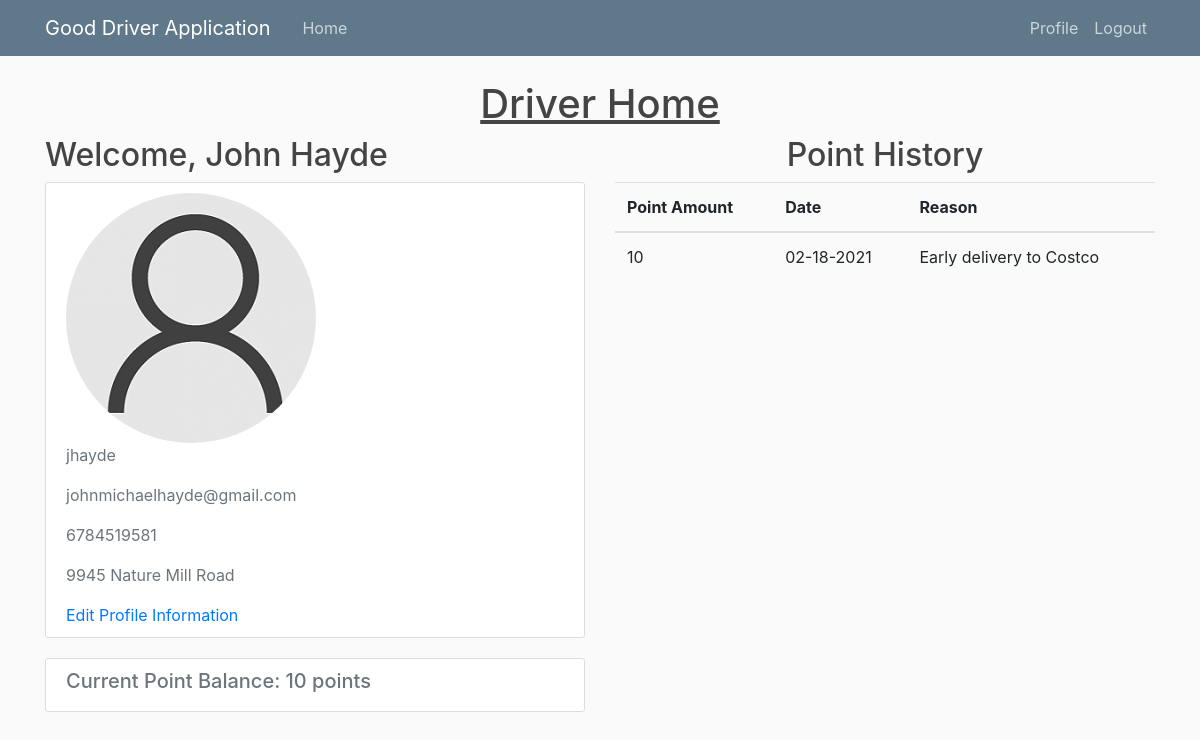
The app's page /driver_home/ (signed in), older data.
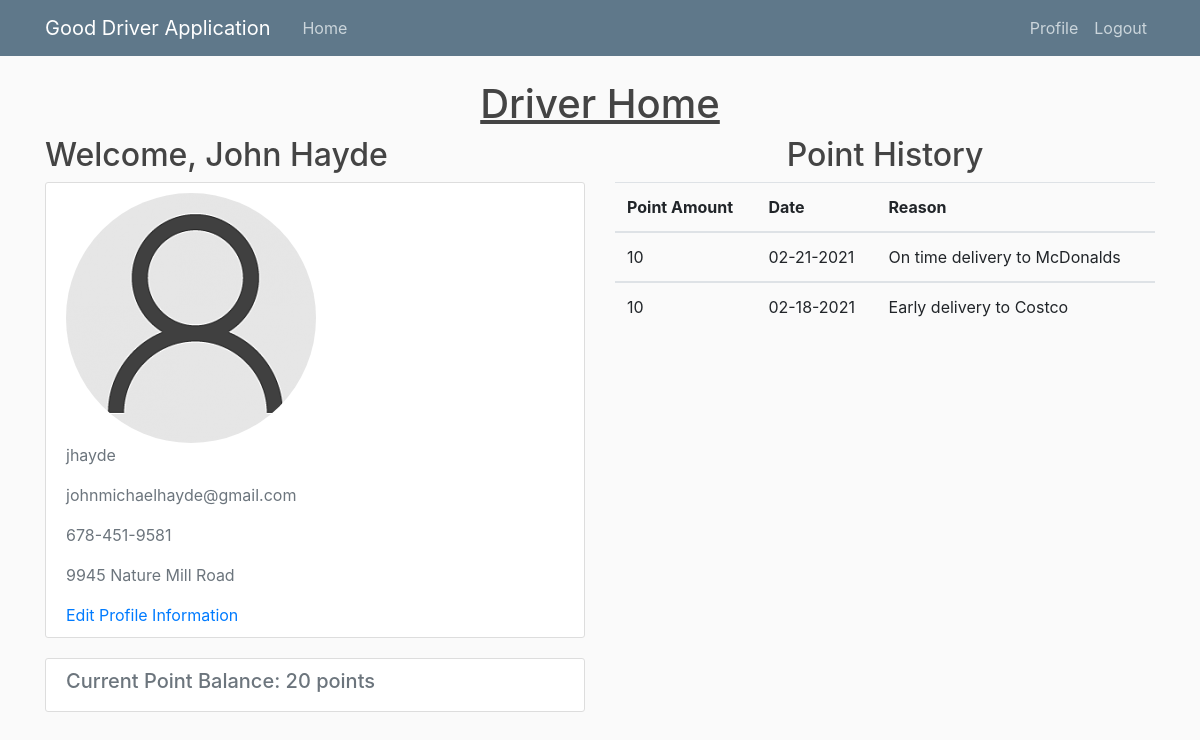
The same page, newer data.
### users/models.py (models this page shows, shortened)
class Driver(models.Model):
	username = models.CharField(max_length=30)
	password = models.CharField(max_length=30)
	first_name = models.CharField(max_length=20)
	last_name = models.CharField(max_length=30)
	phone_num = models.CharField(max_length=15)
	email = models.CharField(max_length=30)
	address = models.CharField(max_length=50)
	points = models.IntegerField(default=0)
	sponsor = models.CharField(max_length=50, default = "")
	profile_photo = models.ImageField(default='default.jpg', upload_to='profile_photos')

class PointHist(models.Model):
	username = models.CharField(max_length=30)
	sponsor_username = models.CharField(max_length=30)
	date = models.CharField(max_length=30)
	points = models.IntegerField(default=0)
	reason = models.CharField(max_length=300)

### portal/views.py (the view)
# urls.py: path('driver_home/', views.driver_home, name='driver-home'),
def driver_home(request):
	user = request.user
	driver = Driver.objects.get(username=user.username)
	try:
		point_hist = PointHist.objects.filter(username=user.username)
	except PointHist.DoesNotExist:
		point_hist = None
	data = {
	'points' : driver.points,
	'point_hist' : point_hist,
	'first_name' : driver.first_name,
	'last_name' : driver.last_name,
	'phone_num' : driver.phone_num,
	'address' : driver.address,
	'profile_photo' : driver.profile_photo.url,
	'sponsor' : driver.sponsor
	}
	return render(request, 'portal/driver_home.html', data)

### portal/templates/portal/driver_home.html
{% extends "portal/base.html" %}
{% load static %}
{% block content %}
	<div class="row">
		<div class="col-md-12 d-flex justify-content-center">
			<h1 style="text-decoration: underline;">Driver Home</h1>
		</div>
	</div>
	<div class="row">
		<div class="col-md-6">
			<h2 class="account-heading">Welcome, {{ first_name }} {{ last_name }}</h2>
			<div class="content-section">
				<div class="media-body">
					<img class="rounded-circle account-img img-fluid" src="{{ profile_photo }}">
					<p class="text-secondary">{{ user.username }}</p>
					<p class="text-secondary">{{ user.email }}</p>
					<p class="text-secondary">{{ phone_num }}</p>
					<p class="text-secondary">{{ address }}</p>
					<a href="{% url 'update-info' %}">Edit Profile Information</a>
				</div>
			</div>
			<div class="content-section">
				<div class="media-heading">
					<h5 class="text-secondary">Current Point Balance: {{ points }} points</h5>
				</div>
			</div>
		</div>
		<div class="col-md-6">
			<h2 class="media-heading d-flex justify-content-center">Point History</h2>
			{% if point_hist %}
				<table class="table">
					<tr>
						<th scope="col">Point Amount</th>
						<th scope="col">Date</th>
						<th scope="col">Reason</th>
					</tr>
					{% for item in point_hist reversed %}
						<tbody>
							<tr>
								<td>{{ item.points }}</td>
								<td>{{ item.date }}</td>
								<td>{{ item.reason }}</td>
							</tr>
						</tbody>
					{% endfor %}
				</table>
			{% else %}
				<p class="text-secondary">No Point History To Display</p>
			{% endif %}
		</div>
	</div>
{% endblock content%}

### portal/templates/portal/base.html (shortened to what this page needs)
{% load static %}
<!DOCTYPE html>
<html lang="en" dir="ltr">
	<head>
    <link rel="stylesheet" href="https://stackpath.bootstrapcdn.com/bootstrap/4.3.1/css/bootstrap.min.css">
		<link rel="stylesheet" type="text/css" href="{% static 'portal/main.css' %}">
	</head>
	<body>
		<header class="site-header">
      <nav class="navbar navbar-expand-md navbar-dark bg-steel fixed-top">
        <div class="container">
          <a class="navbar-brand mr-4" href="#">Good Driver Application</a>
          <div class="collapse navbar-collapse" id="navbarToggle">
            <div class="navbar-nav mr-auto">
              <a class="nav-item nav-link" href="{% url 'portal_home' %}">Home</a>
            </div>
            <div class="navbar-nav">
							{% if user.is_authenticated %}
								<a class="nav-item nav-link" href="{% url 'home' %}">Profile</a>
								<a class="nav-item nav-link" href="{% url 'logout' %}">Logout</a>
							{% else %}
							<a class="nav-item nav-link" href="{% url 'login' %}">Login</a>
							{% endif %}
            </div>
          </div>
        </div>
      </nav>
    </header>
		<div class="container">
			{% block content %}{% endblock %}
		</div>
	</body>
</html>

### portal/static/portal/main.css (style rules this page uses)
body { background: #fafafa; color: #333333; margin-top: 5rem; }
h1, h2, h3, h4, h5, h6 { color: #444444; }
.bg-steel { background-color: #5f788a; }
.site-header .navbar-nav .nav-link { color: #cbd5db; }
.content-section { background: #ffffff; padding: 10px 20px; border: 1px solid #dddddd; border-radius: 3px; margin-bottom: 20px; }

Row changes from the older to the newer data that the page shows:
changed Driver "John": phone_num "6784519581" → "678-451-9581"
added PointHist: points "10", date "02-21-2021", reason "On time delivery to McDonalds"
Text that changed along with them:
{{ points }}: "10" → "20"
